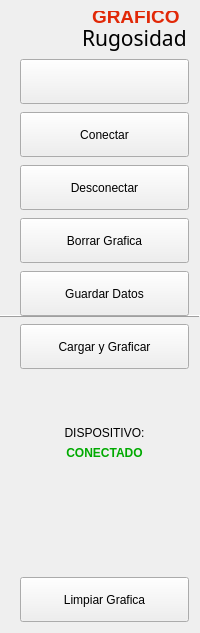
        <widget class="QFrame" name="leftMenuBg">
         <property name="sizePolicy">
          <sizepolicy hsizetype="Minimum" vsizetype="Preferred">
           <horstretch>0</horstretch>
           <verstretch>0</verstretch>
          </sizepolicy>
         </property>
         <property name="minimumSize">
          <size>
           <width>200</width>
           <height>0</height>
          </size>
         </property>
         <property name="maximumSize">
          <size>
           <width>84</width>
           <height>16777215</height>
          </size>
         </property>
         <property name="frameShape">
          <enum>QFrame::Shape::HLine</enum>
         </property>
         <property name="frameShadow">
          <enum>QFrame::Shadow::Raised</enum>
         </property>
         <layout class="QVBoxLayout" name="verticalLayout_3">
          <property name="spacing">
           <number>0</number>
          </property>
          <property name="sizeConstraint">
           <enum>QLayout::SizeConstraint::SetDefaultConstraint</enum>
          </property>
          <property name="leftMargin">
           <number>9</number>
          </property>
          <property name="topMargin">
           <number>0</number>
          </property>
          <property name="rightMargin">
           <number>0</number>
          </property>
          <property name="bottomMargin">
           <number>0</number>
          </property>
          <item>
           <widget class="QFrame" name="leftMenuFramee">
            <property name="sizePolicy">
             <sizepolicy hsizetype="Minimum" vsizetype="Preferred">
              <horstretch>0</horstretch>
              <verstretch>0</verstretch>
             </sizepolicy>
            </property>
            <layout class="QVBoxLayout" name="leftMenuFrame">
             <property name="spacing">
              <number>8</number>
             </property>
             <property name="leftMargin">
              <number>9</number>
             </property>
             <property name="rightMargin">
              <number>9</number>
             </property>
             <item>
              <widget class="QFrame" name="topLogoInfo">
               <property name="minimumSize">
                <size>
                 <width>50</width>
                 <height>40</height>
                </size>
               </property>
               <property name="maximumSize">
                <size>
                 <width>16777215</width>
                 <height>40</height>
                </size>
               </property>
               <property name="frameShape">
                <enum>QFrame::Shape::NoFrame</enum>
               </property>
               <property name="frameShadow">
                <enum>QFrame::Shadow::Raised</enum>
               </property>
               <widget class="QLabel" name="titleLeftApp">
                <property name="geometry">
                 <rect>
                  <x>62</x>
                  <y>12</y>
                  <width>115</width>
                  <height>35</height>
                 </rect>
                </property>
                <property name="font">
                 <font>
                  <family>Segoe UI Semibold</family>
                  <pointsize>16</pointsize>
                  <italic>false</italic>
                  <bold>false</bold>
                  <strikeout>false</strikeout>
                  <kerning>true</kerning>
                 </font>
                </property>
                <property name="text">
                 <string>Rugosidad</string>
                </property>
                <property name="alignment">
                 <set>Qt::AlignmentFlag::AlignLeading|Qt::AlignmentFlag::AlignLeft|Qt::AlignmentFlag::AlignTop</set>
                </property>
                <property name="wordWrap">
                 <bool>false</bool>
                </property>
               </widget>
               <widget class="QLabel" name="label_4">
                <property name="geometry">
                 <rect>
                  <x>3</x>
                  <y>0</y>
                  <width>51</width>
                  <height>41</height>
                 </rect>
                </property>
                <property name="styleSheet">
                 <string notr="true"/>
                </property>
                <property name="text">
                 <string/>
                </property>
                <property name="textFormat">
                 <enum>Qt::TextFormat::PlainText</enum>
                </property>
                <property name="pixmap">
                 <pixmap resource="../resources.qrc">:/images/images/logovw.png</pixmap>
                </property>
                <property name="scaledContents">
                 <bool>true</bool>
                </property>
               </widget>
               <widget class="QLabel" name="titleLeftApp_2">
                <property name="geometry">
                 <rect>
                  <x>72</x>
                  <y>-6</y>
                  <width>93</width>
                  <height>27</height>
                 </rect>
                </property>
                <property name="font">
                 <font>
                  <family>Segoe UI</family>
                  <pointsize>10</pointsize>
                  <italic>false</italic>
                  <bold>false</bold>
                  <strikeout>false</strikeout>
                  <kerning>true</kerning>
                 </font>
                </property>
                <property name="text">
                 <string>&lt;html&gt;&lt;head/&gt;&lt;body&gt;&lt;p&gt;&lt;span style=&quot; font-size:14pt; font-weight:700; color:#e12807;&quot;&gt;GRAFICO&lt;/span&gt;&lt;/p&gt;&lt;/body&gt;&lt;/html&gt;</string>
                </property>
                <property name="alignment">
                 <set>Qt::AlignmentFlag::AlignLeading|Qt::AlignmentFlag::AlignLeft|Qt::AlignmentFlag::AlignTop</set>
                </property>
                <property name="wordWrap">
                 <bool>false</bool>
                </property>
               </widget>
              </widget>
             </item>
             <item>
              <widget class="QPushButton" name="toggleButton">
               <property name="minimumSize">
                <size>
                 <width>0</width>
                 <height>45</height>
                </size>
               </property>
               <property name="layoutDirection">
                <enum>Qt::LayoutDirection::LeftToRight</enum>
               </property>
               <property name="autoFillBackground">
                <bool>false</bool>
               </property>
               <property name="styleSheet">
                <string notr="true">background-image: url(:/icons/images/icons/icon_menu.png);</string>
               </property>
               <property name="text">
                <string/>
               </property>
               <property name="checkable">
                <bool>true</bool>
               </property>
              </widget>
             </item>
             <item>
              <widget class="QPushButton" name="btn_home">
               <property name="minimumSize">
                <size>
                 <width>0</width>
                 <height>45</height>
                </size>
               </property>
               <property name="styleSheet">
                <string notr="true">background-image: url(:/icons/images/icons/cil-rss.png);</string>
               </property>
               <property name="text">
                <string>Conectar</string>
               </property>
              </widget>
             </item>
             <item>
              <widget class="QPushButton" name="btn_printer">
               <property name="minimumSize">
                <size>
                 <width>45</width>
                 <height>45</height>
                </size>
               </property>
               <property name="styleSheet">
                <string notr="true">background-image: url(:/icons/images/icons/cil-external-link.png);</string>
               </property>
               <property name="text">
                <string>Desconectar</string>
               </property>
              </widget>
             </item>
             <item>
              <widget class="QPushButton" name="btn_Report">
               <property name="minimumSize">
                <size>
                 <width>0</width>
                 <height>45</height>
                </size>
               </property>
               <property name="styleSheet">
                <string notr="true">background-image: url(:/icons/images/icons/cil-file.png);
background-image: url(:/icons/images/icons/cil-code.png);</string>
               </property>
               <property name="text">
                <string>Borrar Grafica</string>
               </property>
              </widget>
             </item>
             <item>
              <widget class="QPushButton" name="btn_Master">
               <property name="minimumSize">
                <size>
                 <width>0</width>
                 <height>45</height>
                </size>
               </property>
               <property name="styleSheet">
                <string notr="true">background-image: url(:/icons/images/icons/cil-notes.png);</string>
               </property>
               <property name="text">
                <string>Guardar Datos</string>
               </property>
              </widget>
             </item>
             <item>
              <widget class="QPushButton" name="btn_DataMatrix">
               <property name="sizePolicy">
                <sizepolicy hsizetype="Minimum" vsizetype="Maximum">
                 <horstretch>0</horstretch>
                 <verstretch>0</verstretch>
                </sizepolicy>
               </property>
               <property name="minimumSize">
                <size>
                 <width>0</width>
                 <height>45</height>
                </size>
               </property>
               <property name="styleSheet">
                <string notr="true">background-image: url(:/icons/images/icons/cil-featured-playlist.png);</string>
               </property>
               <property name="text">
                <string>Cargar y Graficar</string>
               </property>
              </widget>
             </item>
             <item>
              <spacer name="verticalSpacer_3">
               <property name="orientation">
                <enum>Qt::Orientation::Vertical</enum>
               </property>
               <property name="sizeHint" stdset="0">
                <size>
                 <width>20</width>
                 <height>40</height>
                </size>
               </property>
              </spacer>
             </item>
             <item>
              <widget class="QWidget" name="widget_2" native="true">
               <layout class="QHBoxLayout" name="horizontalLayout_4">
                <item>
                 <spacer name="verticalSpacer">
                  <property name="orientation">
                   <enum>Qt::Orientation::Vertical</enum>
                  </property>
                  <property name="sizeHint" stdset="0">
                   <size>
                    <width>0</width>
                    <height>134</height>
                   </size>
                  </property>
                 </spacer>
                </item>
                <item>
                 <layout class="QVBoxLayout" name="verticalLayout_7">
                  <item>
                   <layout class="QHBoxLayout" name="horizontalLayout_6"/>
                  </item>
                  <item>
                   <widget class="QLabel" name="label_3">
                    <property name="text">
                     <string>&lt;html&gt;&lt;head/&gt;&lt;body&gt;&lt;p align=&quot;center&quot;&gt;DISPOSITIVO:&lt;/p&gt;&lt;/body&gt;&lt;/html&gt;</string>
                    </property>
                   </widget>
                  </item>
                  <item>
                   <widget class="QLabel" name="lb_statePortCom">
                    <property name="midLineWidth">
                     <number>0</number>
                    </property>
                    <property name="text">
                     <string>&lt;html&gt;&lt;head/&gt;&lt;body&gt;&lt;p align=&quot;center&quot;&gt;&lt;span style=&quot; font-weight:700; color:#00aa00;&quot;&gt;CONECTADO&lt;/span&gt;&lt;/p&gt;&lt;/body&gt;&lt;/html&gt;</string>
                    </property>
                   </widget>
                  </item>
                  <item>
                   <spacer name="verticalSpacer_2">
                    <property name="orientation">
                     <enum>Qt::Orientation::Vertical</enum>
                    </property>
                    <property name="sizeHint" stdset="0">
                     <size>
                      <width>20</width>
                      <height>40</height>
                     </size>
                    </property>
                   </spacer>
                  </item>
                 </layout>
                </item>
               </layout>
              </widget>
             </item>
             <item>
              <widget class="QPushButton" name="btn_configData">
               <property name="sizePolicy">
                <sizepolicy hsizetype="Minimum" vsizetype="Minimum">
                 <horstretch>0</horstretch>
                 <verstretch>0</verstretch>
                </sizepolicy>
               </property>
               <property name="minimumSize">
                <size>
                 <width>0</width>
                 <height>45</height>
                </size>
               </property>
               <property name="styleSheet">
                <string notr="true">background-image: url(:/icons/images/icons/cil-x-circle.png);</string>
               </property>
               <property name="text">
                <string>Limpiar Grafica</string>
               </property>
               <property name="checkable">
                <bool>true</bool>
               </property>
              </widget>
             </item>
            </layout>
           </widget>
          </item>
         </layout>
        </widget>
